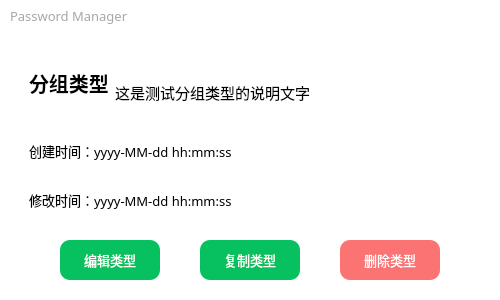
<?xml version="1.0" encoding="UTF-8"?>
<ui version="4.0">
 <class>GroupTypeInfoDialog</class>
 <widget class="QWidget" name="GroupTypeInfoDialog">
  <property name="geometry">
   <rect>
    <x>0</x>
    <y>0</y>
    <width>500</width>
    <height>300</height>
   </rect>
  </property>
  <property name="minimumSize">
   <size>
    <width>500</width>
    <height>300</height>
   </size>
  </property>
  <property name="maximumSize">
   <size>
    <width>500</width>
    <height>300</height>
   </size>
  </property>
  <property name="windowTitle">
   <string>Form</string>
  </property>
  <layout class="QGridLayout" name="dialogGridLayout">
   <property name="leftMargin">
    <number>0</number>
   </property>
   <property name="topMargin">
    <number>0</number>
   </property>
   <property name="rightMargin">
    <number>0</number>
   </property>
   <property name="bottomMargin">
    <number>0</number>
   </property>
   <property name="spacing">
    <number>0</number>
   </property>
   <item row="0" column="0">
    <widget class="QWidget" name="mainWidget" native="true">
     <property name="styleSheet">
      <string notr="true">QWidget#mainWidget{background:white;}</string>
     </property>
     <layout class="QGridLayout" name="mainWidgetGridLayout">
      <property name="leftMargin">
       <number>0</number>
      </property>
      <property name="topMargin">
       <number>0</number>
      </property>
      <property name="rightMargin">
       <number>0</number>
      </property>
      <property name="bottomMargin">
       <number>10</number>
      </property>
      <property name="spacing">
       <number>0</number>
      </property>
      <item row="5" column="0" colspan="2">
       <widget class="QWidget" name="bottomWidget" native="true">
        <property name="maximumSize">
         <size>
          <width>16777215</width>
          <height>60</height>
         </size>
        </property>
        <property name="styleSheet">
         <string notr="true">QWidget#bottomWidget{background:white;}</string>
        </property>
        <layout class="QGridLayout" name="bottomWidgetGridLayout">
         <property name="leftMargin">
          <number>0</number>
         </property>
         <property name="topMargin">
          <number>0</number>
         </property>
         <property name="rightMargin">
          <number>0</number>
         </property>
         <property name="bottomMargin">
          <number>0</number>
         </property>
         <property name="spacing">
          <number>0</number>
         </property>
         <item row="0" column="0">
          <layout class="QHBoxLayout" name="bottomLayout">
           <item>
            <spacer name="bottomLayoutSpacerL">
             <property name="orientation">
              <enum>Qt::Horizontal</enum>
             </property>
             <property name="sizeHint" stdset="0">
              <size>
               <width>40</width>
               <height>20</height>
              </size>
             </property>
            </spacer>
           </item>
           <item>
            <layout class="QVBoxLayout" name="bottomCenterLayout">
             <item>
              <layout class="QHBoxLayout" name="buttonsLayout">
               <item>
                <widget class="QPushButton" name="editButton">
                 <property name="minimumSize">
                  <size>
                   <width>100</width>
                   <height>40</height>
                  </size>
                 </property>
                 <property name="font">
                  <font>
                   <family>Microsoft YaHei UI</family>
                   <pointsize>10</pointsize>
                   <italic>false</italic>
                   <bold>false</bold>
                  </font>
                 </property>
                 <property name="cursor">
                  <cursorShape>PointingHandCursor</cursorShape>
                 </property>
                 <property name="styleSheet">
                  <string notr="true">QPushButton{border-radius:10px;font:10pt &quot;Microsoft YaHei UI&quot; ;color:#ffffff;background:#07c160}
QPushButton:hover{background-color: rgb(56, 205, 127);}</string>
                 </property>
                 <property name="text">
                  <string>编辑类型</string>
                 </property>
                </widget>
               </item>
               <item>
                <spacer name="horizontalSpacer_3">
                 <property name="orientation">
                  <enum>Qt::Horizontal</enum>
                 </property>
                 <property name="sizeHint" stdset="0">
                  <size>
                   <width>40</width>
                   <height>20</height>
                  </size>
                 </property>
                </spacer>
               </item>
               <item>
                <widget class="QPushButton" name="copyButton">
                 <property name="minimumSize">
                  <size>
                   <width>100</width>
                   <height>40</height>
                  </size>
                 </property>
                 <property name="font">
                  <font>
                   <family>Microsoft YaHei UI</family>
                   <pointsize>10</pointsize>
                   <italic>false</italic>
                   <bold>false</bold>
                  </font>
                 </property>
                 <property name="cursor">
                  <cursorShape>PointingHandCursor</cursorShape>
                 </property>
                 <property name="styleSheet">
                  <string notr="true">QPushButton{border-radius:10px;font:10pt &quot;Microsoft YaHei UI&quot; ;color:#ffffff;background:#07c160}
QPushButton:hover{background-color: rgb(56, 205, 127);}</string>
                 </property>
                 <property name="text">
                  <string>复制类型</string>
                 </property>
                </widget>
               </item>
               <item>
                <spacer name="horizontalSpacer_5">
                 <property name="orientation">
                  <enum>Qt::Horizontal</enum>
                 </property>
                 <property name="sizeHint" stdset="0">
                  <size>
                   <width>40</width>
                   <height>20</height>
                  </size>
                 </property>
                </spacer>
               </item>
               <item>
                <widget class="QPushButton" name="deleteButton">
                 <property name="minimumSize">
                  <size>
                   <width>100</width>
                   <height>40</height>
                  </size>
                 </property>
                 <property name="font">
                  <font>
                   <family>Microsoft YaHei UI</family>
                   <pointsize>10</pointsize>
                   <italic>false</italic>
                   <bold>false</bold>
                  </font>
                 </property>
                 <property name="cursor">
                  <cursorShape>PointingHandCursor</cursorShape>
                 </property>
                 <property name="styleSheet">
                  <string notr="true">QPushButton{border-radius:10px;font:10pt &quot;Microsoft YaHei UI&quot; ;color:#ffffff;background:rgb(251, 115, 115)}
QPushButton:hover{background-color: rgba(251, 115, 115,80%);}</string>
                 </property>
                 <property name="text">
                  <string>删除类型</string>
                 </property>
                </widget>
               </item>
              </layout>
             </item>
            </layout>
           </item>
           <item>
            <spacer name="bottomLayoutSpacerR">
             <property name="orientation">
              <enum>Qt::Horizontal</enum>
             </property>
             <property name="sizeHint" stdset="0">
              <size>
               <width>40</width>
               <height>20</height>
              </size>
             </property>
            </spacer>
           </item>
          </layout>
         </item>
        </layout>
       </widget>
      </item>
      <item row="2" column="0">
       <spacer name="verticalSpacer_2">
        <property name="orientation">
         <enum>Qt::Vertical</enum>
        </property>
        <property name="sizeType">
         <enum>QSizePolicy::Fixed</enum>
        </property>
        <property name="sizeHint" stdset="0">
         <size>
          <width>20</width>
          <height>20</height>
         </size>
        </property>
       </spacer>
      </item>
      <item row="3" column="0" colspan="2">
       <widget class="QWidget" name="topWidget" native="true">
        <property name="styleSheet">
         <string notr="true">QWidget#topWidget{background:white;}</string>
        </property>
        <layout class="QGridLayout" name="gridLayout">
         <item row="0" column="1">
          <layout class="QVBoxLayout" name="topLayout">
           <item>
            <layout class="QHBoxLayout" name="horizontalLayout">
             <item>
              <widget class="QLabel" name="groupTypeNameLabel">
               <property name="minimumSize">
                <size>
                 <width>0</width>
                 <height>0</height>
                </size>
               </property>
               <property name="font">
                <font>
                 <pointsize>15</pointsize>
                 <bold>true</bold>
                </font>
               </property>
               <property name="text">
                <string>分组类型</string>
               </property>
               <property name="scaledContents">
                <bool>true</bool>
               </property>
              </widget>
             </item>
             <item>
              <widget class="QLabel" name="describelabel">
               <property name="minimumSize">
                <size>
                 <width>300</width>
                 <height>0</height>
                </size>
               </property>
               <property name="font">
                <font>
                 <family>黑体</family>
                 <pointsize>11</pointsize>
                </font>
               </property>
               <property name="text">
                <string>这是测试分组类型的说明文字</string>
               </property>
               <property name="scaledContents">
                <bool>true</bool>
               </property>
               <property name="alignment">
                <set>Qt::AlignBottom|Qt::AlignLeading|Qt::AlignLeft</set>
               </property>
               <property name="wordWrap">
                <bool>false</bool>
               </property>
               <property name="margin">
                <number>3</number>
               </property>
              </widget>
             </item>
             <item>
              <spacer name="horizontalSpacer_4">
               <property name="orientation">
                <enum>Qt::Horizontal</enum>
               </property>
               <property name="sizeHint" stdset="0">
                <size>
                 <width>40</width>
                 <height>20</height>
                </size>
               </property>
              </spacer>
             </item>
            </layout>
           </item>
           <item>
            <spacer name="verticalSpacer">
             <property name="orientation">
              <enum>Qt::Vertical</enum>
             </property>
             <property name="sizeType">
              <enum>QSizePolicy::Fixed</enum>
             </property>
             <property name="sizeHint" stdset="0">
              <size>
               <width>20</width>
               <height>20</height>
              </size>
             </property>
            </spacer>
           </item>
           <item>
            <widget class="QLabel" name="createTimeLabel">
             <property name="minimumSize">
              <size>
               <width>100</width>
               <height>0</height>
              </size>
             </property>
             <property name="font">
              <font>
               <family>等线</family>
               <pointsize>10</pointsize>
               <bold>false</bold>
              </font>
             </property>
             <property name="text">
              <string>创建时间：yyyy-MM-dd hh:mm:ss</string>
             </property>
             <property name="scaledContents">
              <bool>true</bool>
             </property>
            </widget>
           </item>
           <item>
            <widget class="QLabel" name="lastEditTimeLabel">
             <property name="minimumSize">
              <size>
               <width>100</width>
               <height>0</height>
              </size>
             </property>
             <property name="font">
              <font>
               <family>等线</family>
               <pointsize>10</pointsize>
               <bold>false</bold>
              </font>
             </property>
             <property name="text">
              <string>修改时间：yyyy-MM-dd hh:mm:ss</string>
             </property>
             <property name="scaledContents">
              <bool>true</bool>
             </property>
            </widget>
           </item>
          </layout>
         </item>
         <item row="0" column="0">
          <spacer name="horizontalSpacer">
           <property name="orientation">
            <enum>Qt::Horizontal</enum>
           </property>
           <property name="sizeType">
            <enum>QSizePolicy::Fixed</enum>
           </property>
           <property name="sizeHint" stdset="0">
            <size>
             <width>20</width>
             <height>20</height>
            </size>
           </property>
          </spacer>
         </item>
         <item row="0" column="2">
          <spacer name="horizontalSpacer_2">
           <property name="orientation">
            <enum>Qt::Horizontal</enum>
           </property>
           <property name="sizeType">
            <enum>QSizePolicy::Fixed</enum>
           </property>
           <property name="sizeHint" stdset="0">
            <size>
             <width>20</width>
             <height>20</height>
            </size>
           </property>
          </spacer>
         </item>
        </layout>
       </widget>
      </item>
      <item row="1" column="0" colspan="2">
       <widget class="QWidget" name="titleBarWidget" native="true">
        <property name="minimumSize">
         <size>
          <width>0</width>
          <height>32</height>
         </size>
        </property>
        <property name="maximumSize">
         <size>
          <width>16777215</width>
          <height>32</height>
         </size>
        </property>
        <property name="layoutDirection">
         <enum>Qt::LeftToRight</enum>
        </property>
        <layout class="QGridLayout" name="titleBarWidgetGridLayout">
         <property name="leftMargin">
          <number>0</number>
         </property>
         <property name="topMargin">
          <number>0</number>
         </property>
         <property name="rightMargin">
          <number>0</number>
         </property>
         <property name="bottomMargin">
          <number>0</number>
         </property>
         <property name="spacing">
          <number>0</number>
         </property>
         <item row="0" column="0">
          <layout class="QHBoxLayout" name="titleBarLayout">
           <property name="spacing">
            <number>0</number>
           </property>
           <property name="sizeConstraint">
            <enum>QLayout::SetMaximumSize</enum>
           </property>
           <property name="leftMargin">
            <number>10</number>
           </property>
           <item>
            <widget class="QLabel" name="dialogTitleLabel">
             <property name="font">
              <font>
               <family>黑体</family>
               <pointsize>10</pointsize>
              </font>
             </property>
             <property name="styleSheet">
              <string notr="true">color: rgb(167, 166, 170);</string>
             </property>
             <property name="text">
              <string>Password Manager</string>
             </property>
            </widget>
           </item>
           <item>
            <spacer name="titleBarLayoutHSpacer">
             <property name="orientation">
              <enum>Qt::Horizontal</enum>
             </property>
             <property name="sizeHint" stdset="0">
              <size>
               <width>40</width>
               <height>30</height>
              </size>
             </property>
            </spacer>
           </item>
           <item>
            <widget class="QPushButton" name="minimizeButton">
             <property name="minimumSize">
              <size>
               <width>31</width>
               <height>31</height>
              </size>
             </property>
             <property name="maximumSize">
              <size>
               <width>31</width>
               <height>31</height>
              </size>
             </property>
             <property name="cursor">
              <cursorShape>PointingHandCursor</cursorShape>
             </property>
             <property name="toolTip">
              <string>最小化</string>
             </property>
             <property name="styleSheet">
              <string notr="true">QPushButton{border:0px;
background:transparent;}
QPushButton:hover{border:0px;
background:transparent;background-color:#e2e2e2;}</string>
             </property>
             <property name="text">
              <string/>
             </property>
             <property name="icon">
              <iconset resource="../../qrc/custom/custom.qrc">
               <normaloff>:/custom/icons/minimize.png</normaloff>:/custom/icons/minimize.png</iconset>
             </property>
            </widget>
           </item>
           <item>
            <widget class="QPushButton" name="closeButton">
             <property name="minimumSize">
              <size>
               <width>31</width>
               <height>31</height>
              </size>
             </property>
             <property name="maximumSize">
              <size>
               <width>31</width>
               <height>31</height>
              </size>
             </property>
             <property name="font">
              <font>
               <family>Microsoft YaHei UI</family>
               <stylestrategy>PreferAntialias</stylestrategy>
              </font>
             </property>
             <property name="cursor">
              <cursorShape>PointingHandCursor</cursorShape>
             </property>
             <property name="toolTip">
              <string>关闭</string>
             </property>
             <property name="styleSheet">
              <string notr="true">QPushButton{border:0px;
background:transparent;}
QPushButton:hover{border:0px;
background:transparent;background-color:#fb7373;}</string>
             </property>
             <property name="text">
              <string/>
             </property>
             <property name="icon">
              <iconset resource="../../qrc/custom/custom.qrc">
               <normaloff>:/custom/icons/close.png</normaloff>:/custom/icons/close.png</iconset>
             </property>
            </widget>
           </item>
          </layout>
         </item>
        </layout>
       </widget>
      </item>
     </layout>
    </widget>
   </item>
  </layout>
 </widget>
 <resources>
  <include location="../../qrc/custom/custom.qrc"/>
 </resources>
 <connections/>
</ui>
